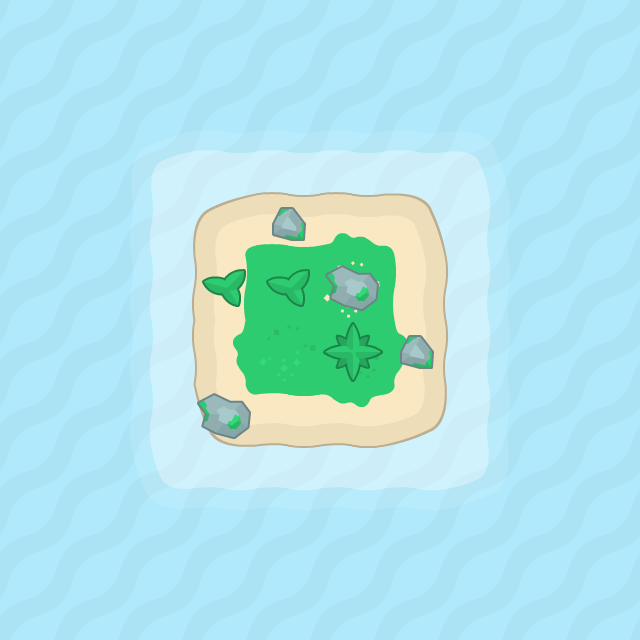

A level layout from a 2D game, rendered from its tile map. Below: a short description, then the map file with its tile-grid data intact:
An orthogonal 10x10 tile map with 64x64 px tiles, 5 tile layers (Water, LightWater, Islands, Fortification, ...).

<map version="1.0" tiledversion="1.0.3" orientation="orthogonal" renderorder="right-down" width="10" height="10" tilewidth="64" tileheight="64" nextobjectid="1">
 <tileset firstgid="1" source="Pirates-tiles.tsx" />
 <layer name="Water" width="10" height="10">
  <data encoding="csv">
73,73,73,73,73,73,73,73,73,73,
73,73,73,73,73,73,73,73,73,73,
73,73,73,73,73,73,73,73,73,73,
73,73,73,73,73,73,73,73,73,73,
73,73,73,73,73,73,73,73,73,73,
73,73,73,73,73,73,73,73,73,73,
73,73,73,73,73,73,73,73,73,73,
73,73,73,73,73,73,73,73,73,73,
73,73,73,73,73,73,73,73,73,73,
73,73,73,73,73,73,73,73,73,73
</data>
 </layer>
 <layer name="LightWater" width="10" height="10">
  <data encoding="csv">
0,0,0,0,0,0,0,0,0,0,
0,0,0,0,0,0,0,0,0,0,
0,0,10,11,11,11,11,12,0,0,
0,0,26,27,27,27,27,28,0,0,
0,0,26,27,27,27,27,28,0,0,
0,0,26,27,27,27,27,28,0,0,
0,0,26,27,27,27,27,28,0,0,
0,0,42,43,43,43,43,44,0,0,
0,0,0,0,0,0,0,0,0,0,
0,0,0,0,0,0,0,0,0,0
</data>
 </layer>
 <layer name="Islands" width="10" height="10">
  <data encoding="csv">
0,0,0,0,0,0,0,0,0,0,
0,0,0,0,0,0,0,0,0,0,
0,0,0,0,0,0,0,0,0,0,
0,0,0,6,7,8,9,0,0,0,
0,0,0,22,23,24,25,0,0,0,
0,0,0,38,39,40,41,0,0,0,
0,0,0,54,55,56,57,0,0,0,
0,0,0,0,0,0,0,0,0,0,
0,0,0,0,0,0,0,0,0,0,
0,0,0,0,0,0,0,0,0,0
</data>
 </layer>
 <layer name="Fortification" width="10" height="10">
  <data encoding="csv">
0,0,0,0,0,0,0,0,0,0,
0,0,0,0,0,0,0,0,0,0,
0,0,0,0,0,0,0,0,0,0,
0,0,0,0,0,0,0,0,0,0,
0,0,0,0,0,0,0,0,0,0,
0,0,0,0,0,0,0,0,0,0,
0,0,0,0,0,0,0,0,0,0,
0,0,0,0,0,0,0,0,0,0,
0,0,0,0,0,0,0,0,0,0,
0,0,0,0,0,0,0,0,0,0
</data>
 </layer>
 <layer name="Objects" width="10" height="10">
  <data encoding="csv">
0,0,0,0,0,0,0,0,0,0,
0,0,0,0,0,0,0,0,0,0,
0,0,0,0,0,0,0,0,0,0,
0,0,0,0,65,0,0,0,0,0,
0,0,0,70,70,66,0,0,0,0,
0,0,0,0,0,71,65,0,0,0,
0,0,0,66,0,0,0,0,0,0,
0,0,0,0,0,0,0,0,0,0,
0,0,0,0,0,0,0,0,0,0,
0,0,0,0,0,0,0,0,0,0
</data>
 </layer>
</map>
